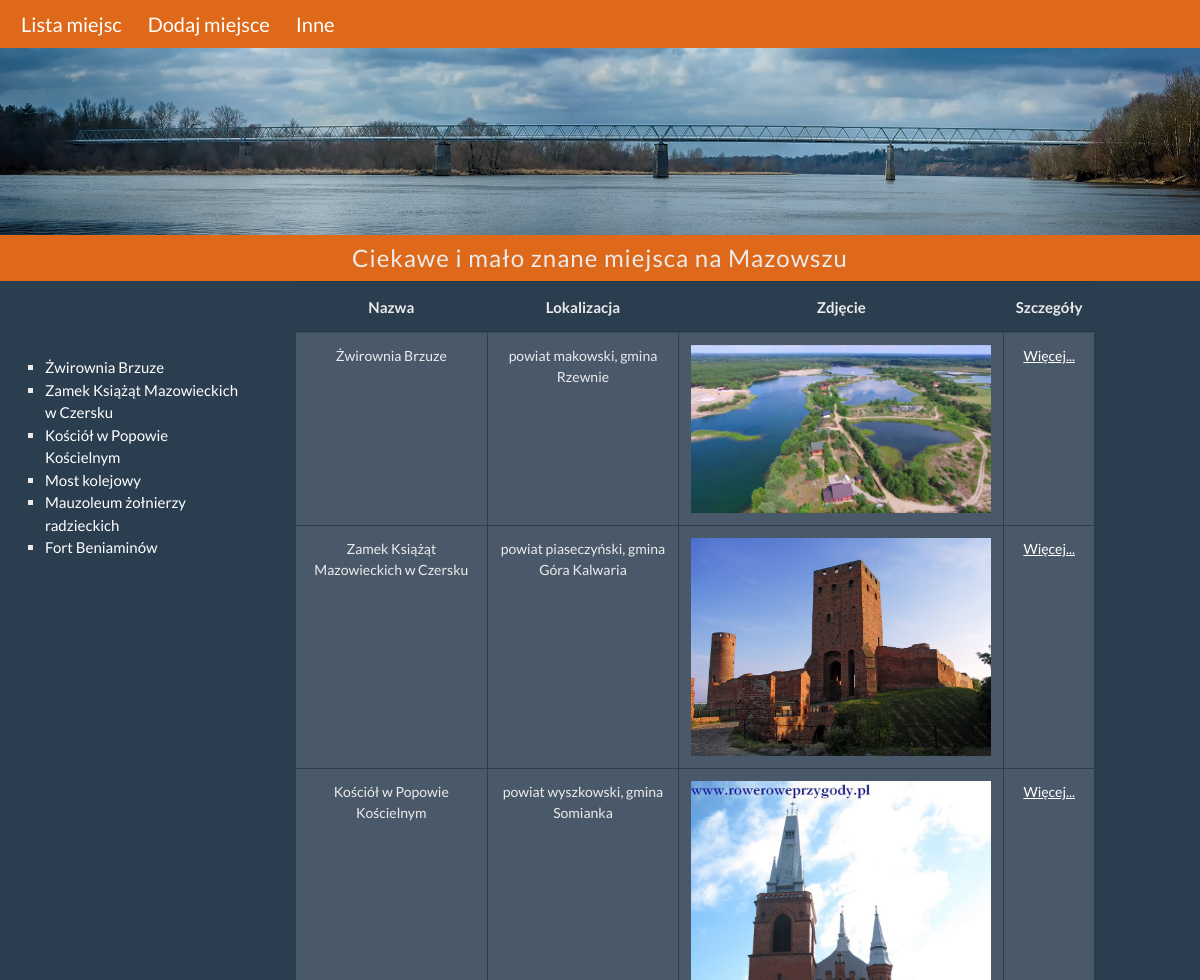
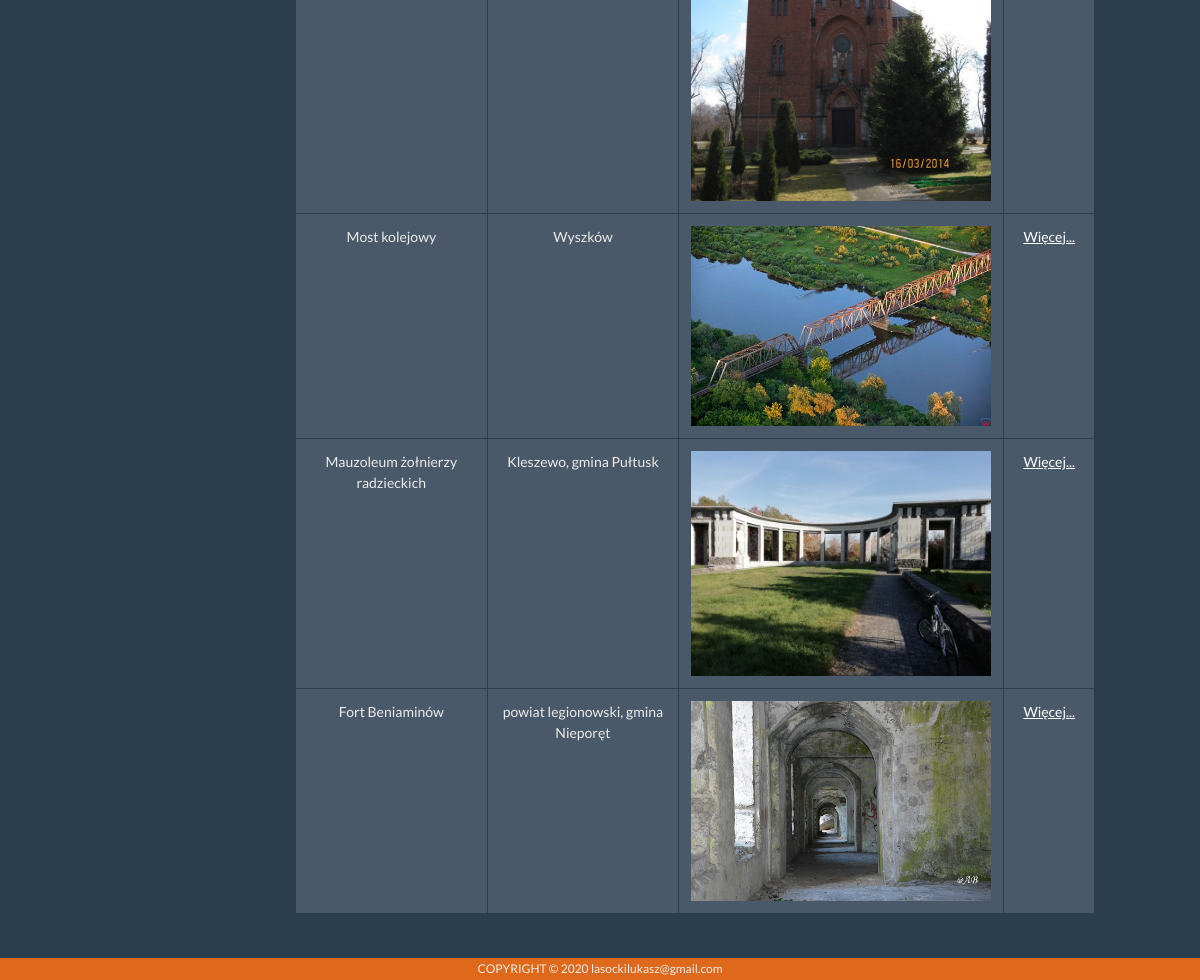
The page / on the database its author committed (2 pictures, top to bottom).
### tables this page shows
CREATE TABLE `places` (
  `id` int(10) NOT NULL,
  `name` varchar(255) NOT NULL,
  `localization` varchar(255) NOT NULL,
  `type` varchar(255) NOT NULL,
  `date` varchar(255) NOT NULL,
  `access` varchar(255) NOT NULL,
  `description` text NOT NULL,
  `image` varchar(255) NOT NULL
);

### index.php (the view, shortened to what this page needs)
<?php include 'header.php';
require_once 'database_connect.php';
		$query = 'SELECT * FROM places';
		$read = $db -> prepare($query);
		$read -> execute();
		$read_1 = $db -> prepare($query);
		$read_1 -> execute();
?>
<header>
	<div class="container-fluid">
		<div class="banner">
			<a href="http://andrzej-banach.eu/szlaki-turystczne/mazowsze/zapomniany-most/" target="_blank" title="Dawny most kolejowy na Narwi" alt="Ciekawe miejsce nad Narwią">
				<img src="images/glowna.jpg"/>
			</a>
		</div>
	</div>
	<div class="maintitle"> Ciekawe i mało znane miejsca na Mazowszu </div>
</header>
<main>
	<article class="container">
		<nav id="leftpart">
			<ul>
				<?php while ( $row=$read_1->fetch(PDO::FETCH_ASSOC)){  ?>
				<li><a href="#" id="link<?= $row['id']; ?>"><?= $row['name']; ?></a></li>
				 <?php }?>
			</ul>
		</nav>
		<section class="table-responsive" id="middlepart">
			<table class="table">
				<thead>
					<tr>
						<th scope="col" class="arr">Nazwa</th>
						<th scope="col" class="arr">Lokalizacja</th>
						<th scope="col" class="arr">Zdjęcie</th>
						<th scope="col" class="arr">Szczegóły</th>
					</tr>
			  </thead>
			  <tbody>
				<?php while ( $row=$read->fetch(PDO::FETCH_ASSOC)){  ?>
				<tr id="location<?= $row['id']; ?>" class="table-active">
					<td class="tab"><?= $row['name']; ?></td>
					<td class="tab"><?= $row['localization']; ?></td>
					<td class="mainphoto tab">
						<?php if($row['image'] != "") { ?>
						<a href="upload/<?= $row['image']; ?>" data-lightbox="image-lb"><img src="upload/<?= $row['image']; ?>"/></a>
						<?php } ?></td>
					<td class="tab"><a href="single.php?posts=<?= $row['id']; ?>" id="moreInformation">Więcej...</a></td>
				</tr>
				<?php }?>
			  </tbody>
			</table>
		</section>
	</article>
</main>
<?php include 'footer.php'; ?>

### header.php (shortened to what this page needs)
<!DOCTYPE html>
<html lang="pl">
<head>
	<link rel="stylesheet" type="text/css" href="css/bootstrap.css">
	<link rel="stylesheet" type="text/css" href="css/style.css">
	<link rel="stylesheet" type="text/css" href="fontello/css/fontello.css"/>
	<link rel="stylesheet" type="text/css" href="lightbox/src/css/lightbox.css"/>
</head>
<body>
<header>
	<nav class="navbar navbar-expand-sm navbar-dark bg-primary nav">
		<div class="collapse navbar-collapse" id="navbarColor01">
			<ul class="navbar-nav mr-auto">
				<li class="nav-item active"><a class="navbar-brand" href="index.php">Lista miejsc</a></li>
				<li class="nav-item active"><a class="navbar-brand" href="insert.php">Dodaj miejsce</a></li>
				<li class="ni">
					<a href="information.php" class="navbar-brand">Inne</a>
				</li>
			</ul>
	  </div>
	</nav>
</header>

### footer.php (shortened to what this page needs)
<footer class="bottom">
	COPYRIGHT &copy; 2020 lasockilukasz@gmail.com
</footer>
</body>
</html>

### css/style.css (style rules this page uses)
* { margin: 0; padding: 0; }
html { height: 100%; }
body { min-height: 100%; position: relative; }
.navbar-brand { padding-right:5px; padding-left:5px; }
.container { padding-bottom: 50px; }
.banner { margin-left: -15px; margin-right: -15px; }
.banner img { width: 100%; }
.maintitle { background: #DF691A; width: 100%; text-align: center; font-size: 24px; padding: 5px; letter-spacing: 1px; }
.bottom { position:absolute; bottom: 0; background: #DF691A; ; width: 100%; text-align: center; font-size: 12px; padding: 2px; }
.mainphoto img { width: 300px; }
#leftpart { float:left; margin-top:75px; width: 200px; font-size: 15px; }
#leftpart > ul { list-style-type: square; }
#leftpart > ul > li > a { color: white; }
#middlepart { float:left; max-width:800px; margin-left: 50px; }
.arr { text-align: center; font-size: 15px; height: 50px; }
.tab { border: 1px solid #2b3e50; text-align: center; }

### rows shown on the page
places: name "Żwirownia Brzuze", localization "powiat makowski, gmina Rzewnie", image (picture)
places: name "Zamek Książąt Mazowieckich w Czersku", localization "powiat piaseczyński, gmina Góra Kalwaria", image (picture)
places: name "Kościół w Popowie Kościelnym", localization "powiat wyszkowski, gmina Somianka", image (picture)
places: name "Most kolejowy", localization "Wyszków", image (picture)
places: name "Mauzoleum żołnierzy radzieckich", localization "Kleszewo, gmina Pułtusk", image (picture)
places: name "Fort Beniaminów", localization "powiat legionowski, gmina Nieporęt", image (picture)
